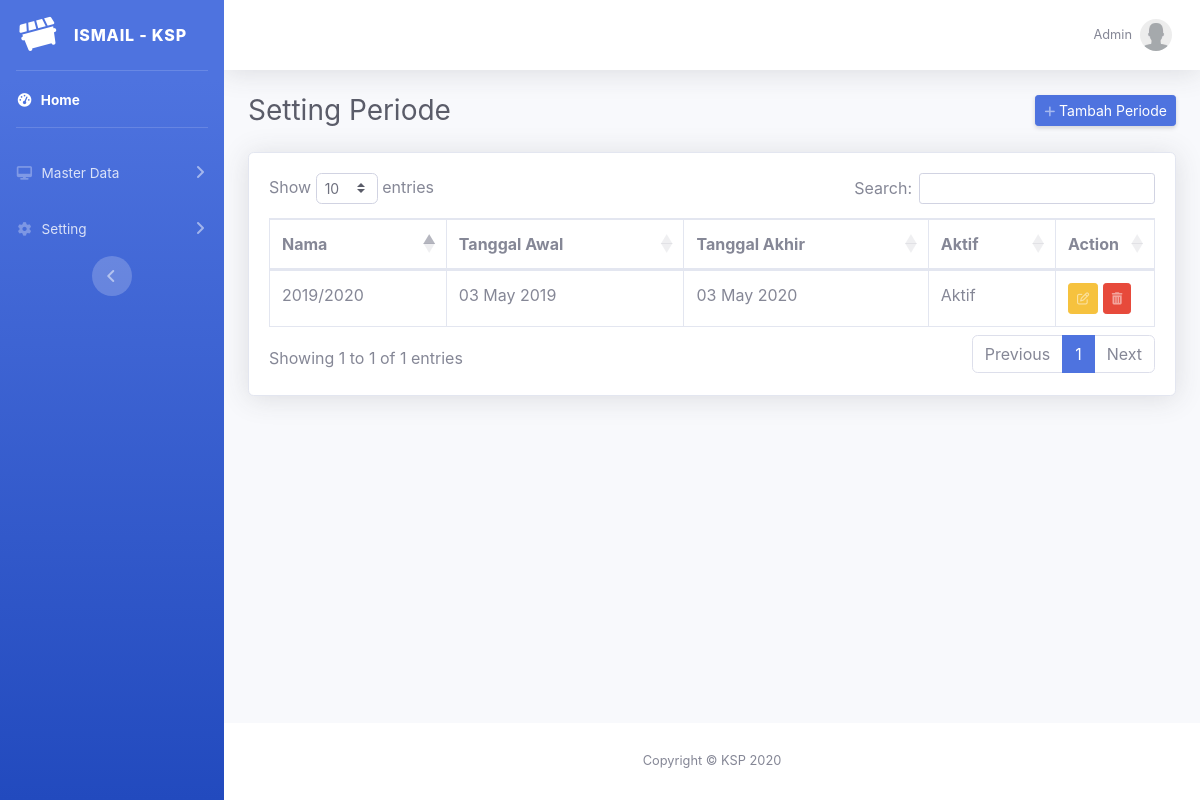
Page /set_periode.php (signed in) on the committed database.
### tables this page shows
CREATE TABLE `periode` (
  `id` int(11) NOT NULL,
  `nama` varchar(25) NOT NULL,
  `awal` date NOT NULL,
  `akhir` date NOT NULL,
  `aktif` int(11) NOT NULL,
  `status` int(11) NOT NULL DEFAULT '1'
);

### set_periode.php (the view, shortened to what this page needs)
<?php
    include "header.php";
    $qry = "SELECT * FROM periode WHERE status = 1";
    $sql = mysqli_query($con, $qry) or die(myqli_error($con));
?>
<div class="container-fluid">
    <div class="d-sm-flex align-items-center justify-content-between mb-4">
        <h1 class="h3 mb-0 text-gray-800">Setting Periode</h1>
        <button type="button"
                class="d-none d-sm-inline-block btn btn-sm btn-primary shadow-sm"
                data-toggle="modal"
                data-target="#modal_add">
            <i class="fas fa-plus fa-sm text-white-50"></i> Tambah Periode
        </button>
    </div>
    <div class="card shadow mb-4">
        <div class="card-body">
            <div class="table-responsive">
                <table class="table table-bordered" id="dataTable" width="100%" cellspacing="0">
                    <thead>
                        <tr>
                            <th>Nama</th>
                            <th>Tanggal Awal</th>
                            <th>Tanggal Akhir</th>
                            <th>Aktif</th>
                            <th width="60px">Action</th>
                        </tr>
                    </thead>
                    <tbody>
                        <?php while($isi = mysqli_fetch_assoc($sql)) { ?>
                            <tr>
                                <td><?php echo $isi['nama']; ?>
                                <td><?php echo date('d M Y', strtotime($isi['awal'])); ?>
                                <td><?php echo date('d M Y', strtotime($isi['akhir'])); ?>
                                <td><?php echo $isi['aktif'] == 1 ? 'Aktif' : 'Tidak Aktif'; ?>
                                <td>
                                    <button class="d-none d-sm-inline-block btn btn-sm btn-warning"
                                        type="button"
                                        title="Ubah Data"
                                        data-toggle="modal"
                                        data-target="#modal_update"
                                        data-id="<?php echo $isi['id']; ?>"
                                        data-nama="<?php echo $isi['nama']; ?>"
                                        data-awal="<?php echo $isi['awal']; ?>"
                                        data-akhir="<?php echo $isi['akhir']; ?>"
                                        data-aktif="<?php echo $isi['aktif']; ?>">
                                    </button>
                                    <button class="d-none d-sm-inline-block btn btn-sm btn-danger"
                                        type="button"
                                        title="Hapus Data"
                                        data-toggle="modal"
                                        data-target="#modal_delete"
                                        data-id="<?php echo $isi['id']; ?>">
                                    </button>
                                </td>
                            </tr>
                        <?php } ?>
                    </tbody>
                </table>
            </div>
        </div>
    </div>
</div>
<?php include "footer.php"; ?>

### rows in the picture
periode: nama "2019/2020", awal "03 May 2019", akhir "03 May 2020", aktif "Aktif"

### other values in the picture
$_SESSION['auth_name'] "Admin"
